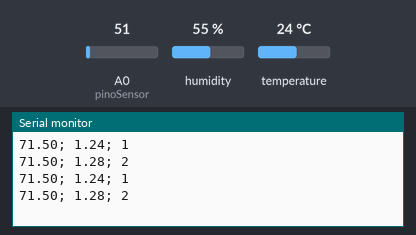
A sketch run on a simulated Arduino Uno, built with avr-gcc and run on an emulated ATmega328P. Shown: the last lines printed to the serial monitor. The test bench sets the inputs (shaded band); at power-on: humidity 55 %, A0 (pinoSensor) = 51, temperature 24 °C.

Above: at 3.8 s.
3.9 s: humidity set to 22 %
At 6.9 s:
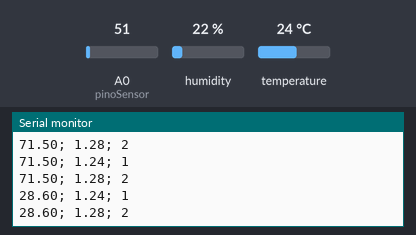
7.8 s: A0 (pinoSensor) set to 61
At 10.1 s:
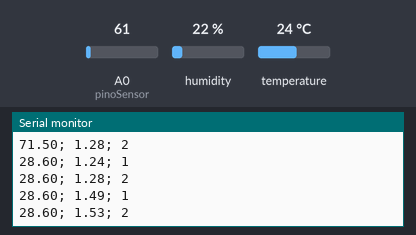
11.7 s: humidity set to 40 %
At 13.3 s:
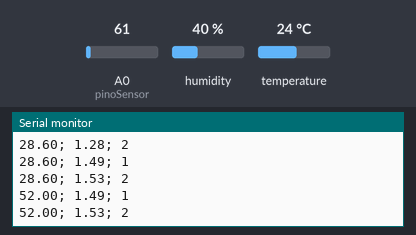
15.6 s: A0 (pinoSensor) set to 71
At 18.5 s:
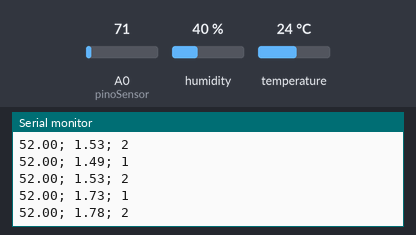
Timing chart, 0 to 20.0 s (numbered marks = the images above; inputs shaded):
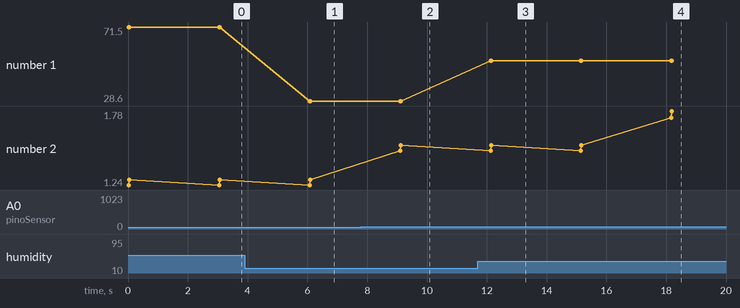

The sketch:

Sketch-CodeSensorCOMENTADO.ino
```cpp
// Biblioteca dht11
#include "DHT.h"
#define dht_type DHT11


// Variaveis DHT11
int dht_pin = A2;
DHT dht_1 = DHT(dht_pin, dht_type);

// Variaveis LM35
int pinoSensor = A0;
int valorLido = 0;
int linha = 0;
float temperatura = 0;


void setup() {
  Serial.begin(9600);
  dht_1.begin();
  // Serial.println("CLEARDATA");
  // Serial.println("LABEL, Hora, Temperatura, linha");
}

void loop() {

  valorLido = analogRead(pinoSensor);
  temperatura = (valorLido * 0.00488);  //Essa linha vai fazer o Calculo de 5V - 1024 bits.
  temperatura = temperatura * (5);
  // linha++;
  // Serial.print("DATA, TIME, ");
  // Serial.println(temperatura);
  // Serial.print(",");
  // Serial.println(linha);
  for (int i = 1; i <= 2; ++i) {
    float umidade = dht_1.readHumidity();
  if (isnan(temperatura) or isnan(umidade)) {
    Serial.println("Erro ao ler");
  } else {
    //Serial.print("Umidade: ");
    umidade = umidade * 1.3;
    if (i == 2) {
      umidade = umidade * 1.0;
      temperatura = temperatura * 1.03;
    };


    Serial.print(umidade);
    Serial.print("; ");
    //Serial.print(" Temperatura: ");
    Serial.print(temperatura);
    Serial.print("; ");
    Serial.print(i);
    Serial.println("");
    //Serial.println(" ºC");
  };
  }
    //para mostrar os valores no gráfico, deve-se printar somente numeros (por isso as strings estao comentadas)

  delay(3000);
}
```

Measured:
- after the input at 3.9 s, the serial monitor: prints a new line after 2.2 s (image 1)
- after the input at 7.8 s, the serial monitor: prints a new line after 1.3 s (image 2)
- after the input at 11.7 s, the serial monitor: prints a new line after 0.42 s (image 3)
- after the input at 15.6 s, the serial monitor: prints a new line after 2.6 s (image 4)
- plotted number 1: 71.5 → 28.6 after the input at 3.9 s, 28.6 → 52 after the input at 11.7 s
- plotted number 2: 1.28 → 1.53 after the input at 7.8 s, 1.53 → 1.78 after the input at 15.6 s
